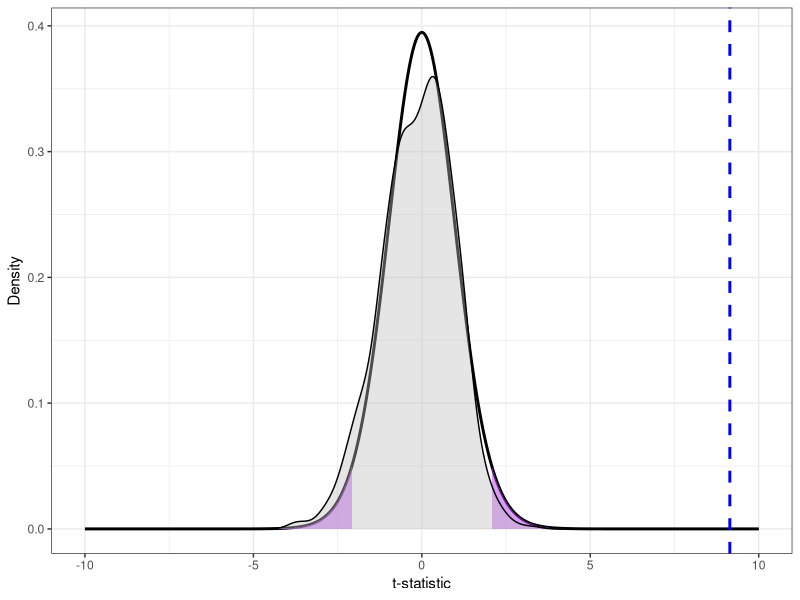

This chart was generated by the following R code:
## ---- chunk 1
#| echo: false

default_chunk_hook  <- knitr::knit_hooks$get("chunk")

latex_font_size <- c("Huge", "huge", "LARGE", "Large", 
                     "large", "normalsize", "small", 
                     "footnotesize", "scriptsize", "tiny")

knitr::knit_hooks$set(chunk = function(x, options) {
  x <- default_chunk_hook(x, options)
  if(options$size %in% latex_font_size) {
    paste0("\n \\", options$size, "\n\n", 
      x, 
      "\n\n \\normalsize"
    )
  } else {
    x
  }
})
## ---- chunk 2
#| label: load-packages
#| include: false
library(tidyverse)
library(patchwork)
## ---- chunk 3
#| size: scriptsize
library(pwr)

# did power analysis using the t.test() function
result <- pwr.t.test(d = 0.65, 
                     sig.level = 0.05, 
                     power = 0.80, 
                     alternative = "two.sided", 
                     type = "one.sample")

print(result)
## ---- chunk 4
#| size: scriptsize
library(dplyr)

# loaded the csv file and saved it as data
data <- read.csv("zebra_finch.csv")

# calculated the differences from g_closer to g_farther
data <- data |>
  mutate(dopamine_diff = G_Closer_vals - G_Farther_vals)
## ---- chunk 5
#| size: scriptsize

# Summarized the three variables
Summary <- data |>
  summarize(
    mean_farther = mean(G_Farther_vals, na.rm = TRUE),
    sd_farther   = sd(G_Farther_vals, na.rm = TRUE),
    mean_closer  = mean(G_Closer_vals, na.rm = TRUE),
    sd_closer    = sd(G_Closer_vals, na.rm = TRUE),
    mean_diff    = mean(dopamine_diff, na.rm = TRUE),
    sd_diff      = sd(dopamine_diff, na.rm = TRUE))

print(Summary)
## ---- chunk 6
#| size: scriptsize

# Close responses t-test (one-sided)
t_close <- t.test(data$G_Closer_vals, mu = 0, alternative = "greater")

# Far responses (one-sided)
t_far <- t.test(data$G_Farther_vals, mu = 0, alternative = "less")

# Difference (two-sided)
t_diff <- t.test(data$dopamine_diff, mu = 0, alternative = "two.sided")

t_close
t_far
t_diff
## ---- chunk 7
#| label: fig-null-t-distributions
#| fig-cap: "Null T-Distribution vs. Resampling Distribution"
#| fig-width: 5
#| fig-height: 3
#| scale: "80%"
#| fig-align: "center"
#| size: scriptsize

library(ggplot2)

# resampling portion ()
R <- 1000
t_nulls <- rep(NA, R)

# subtract mean to force the null hyp to be true 
null_data <- data$dopamine_diff - mean(data$dopamine_diff)

# Bootstrapping process
set.seed(42) # made it so the answers were repeatable, even though, they're random
for(i in 1:R){
  current_sample <- sample(null_data, size=nrow(data), replace=TRUE)
  # We calculate the t-statistic for each bootstrap sample
  t_nulls[i] <- mean(current_sample) / (sd(current_sample) / sqrt(length(current_sample)))
}
resample_df <- data.frame(t_stat = t_nulls)

# created null distribution
df_val <- nrow(data) - 1
x_seq <- seq(-10, 10, length.out = 1000)
null <- data.frame(x = x_seq, y = dt(x_seq, df = df_val))

# took t-stat from part d
obs_t_stat <- mean(data$dopamine_diff) / (sd(data$dopamine_diff) / sqrt(nrow(data)))

# created plot
ggplot() +
  # theoretical T-distribution curve
  geom_line(data = null, aes(x = x, y = y), color = "black", size = 1) +
  # highlighted rejection regions
  geom_ribbon(data = subset(null, x > qt(0.975, df_val)),
              aes(x = x, ymax = y), ymin = 0, fill = "darkorchid2", alpha = 0.5) +
  geom_ribbon(data = subset(null, x < qt(0.025, df_val)),
              aes(x = x, ymax = y), ymin = 0, fill = "darkorchid2", alpha = 0.5) +
  # resampling/bootstrapping distribution
  geom_density(data = resample_df, aes(x = t_stat), fill = "gray", alpha = 0.4) +
  # plotted observed t-statistic
  geom_vline(xintercept = obs_t_stat, color = "blue", linetype = "dashed", size = 1) +
  labs(x = "t-statistic", y = "Density") +
  theme_bw()
